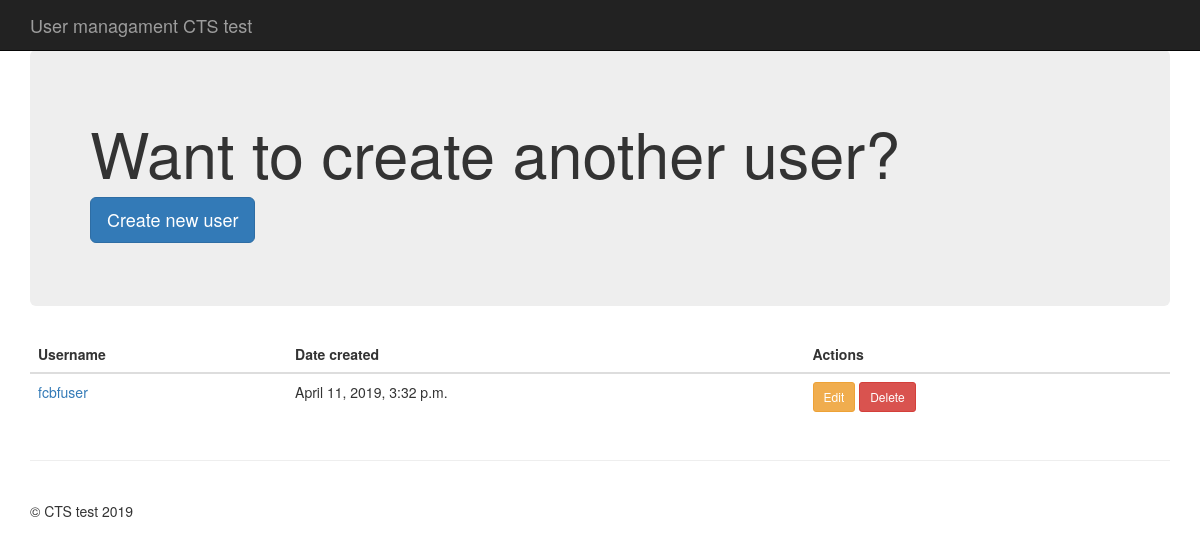
Before: / with the older database file.
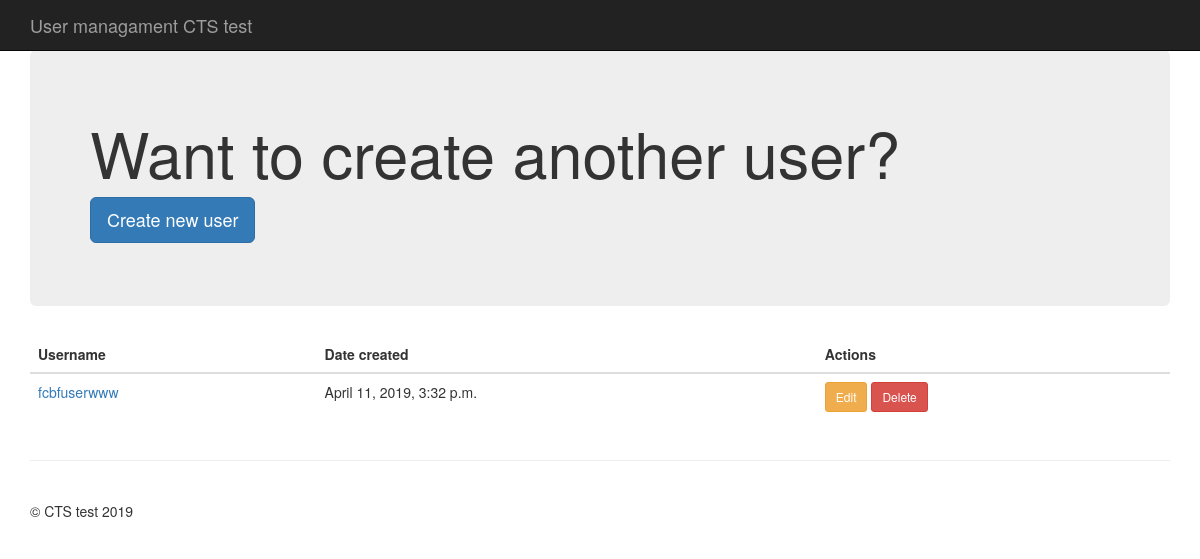
After: the same page with the newer database file.
### userctstest/userapp/models.py (models this page shows, shortened)
class User(AbstractUser):
    uuid = models.UUIDField(
        primary_key=True, default=uuid.uuid4, editable=False)

### userctstest/userapp/views.py (the view)
class UserListView(ListView):
    model = User

### userctstest/userapp/templates/userapp/user_list.html (shortened to what this page needs)
{% extends "base.html" %}
{% block content %}
{% if object_list %}
	<div class="container">
		<div class="jumbotron">
			<h1>Want to create another user?</h1>
			<p><a class="btn btn-primary btn-lg" href="{% url 'user:create-user' %}" role="button">Create new user</a></p>
		</div>
	</div>
	<div class="container">
		<table class="table">
			<thead>
				<tr>
					<th scope="col">Username</th>
					<th scope="col">Date created</th>
					<th scope="col">Actions</th>
				</tr>
			</thead>
			<tbody>
				{% for user in object_list %}
		  		<tr>
		  			<td><a href="{% url 'user:detail-user' user.uuid %}">{{ user }}</a></td>
		  			<td>{{ user.date_joined }}</td>
		  			<td>
		  				<a class="btn btn-warning btn-sm" role="button" href="{% url 'user:update-user' user.uuid %}">Edit</a>
		  				<a class="btn btn-danger btn-sm" role="button" href="{% url 'user:delete-user' user.uuid %}">Delete</a>
		  			</td>
		  		</tr>
				{% endfor %}
			</tbody>
		</table>
	</div>
{% endif %}
<div class="container">
  <hr>
</div>
{% endblock content %}

### userctstest/userapp/templates/base.html (shortened to what this page needs)
{% load staticfiles %}
<!doctype HTML>
 <html class="no-js" lang="en">
    <head>
        <link rel="stylesheet" href="">
        <link rel="stylesheet" href="{% static 'css/bootstrap.min.css' %}">
        <link rel="stylesheet" href="{% static 'css/main.css' %}">
    </head>
    <body>
    <nav class="navbar navbar-inverse navbar-fixed-top" role="navigation">
      <div class="container">
        <div class="navbar-header">
          <a class="navbar-brand" href="#">User managament CTS test</a>
        </div>
      </div>
    </nav>
    {% block content %}{% endblock content %}
    <div class="container">
      <br>
    <footer>
    <p>&copy; CTS test 2019</p>
    </footer>
    </div>
    </body>
</html>

### userctstest/userapp/templates/base.html (style rules this page uses)
body { padding-top: 50px; padding-bottom: 20px; }

Changed rows visible on the page:
changed User: username "fcbfuser" → "fcbfuserwww"
